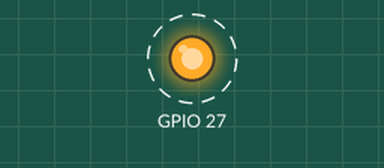
A sketch run on a simulated ESP32. Shown: output pins drawn as LEDs (lit = HIGH). Dashed ring = blinking.

Above: at 0.2 s.
Timing chart, 0 to 3.0 s (numbered marks = the images above):
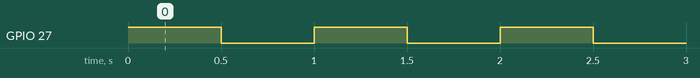

Measured:
- by itself, GPIO 27: alternates HIGH for 0.50 s and LOW for 0.50 s

The sketch:

LEDCFade.ino
```cpp
void setup() {
  // Initialize the LED pin as an output
  pinMode(27, OUTPUT);
}

void loop() {
  digitalWrite(27, HIGH);  // Turn the LED on
  delay(500);                   // Wait for 0.5 second
  digitalWrite(27, LOW);   // Turn the LED off
  delay(500);                   // Wait for 0.5 second
}
```
